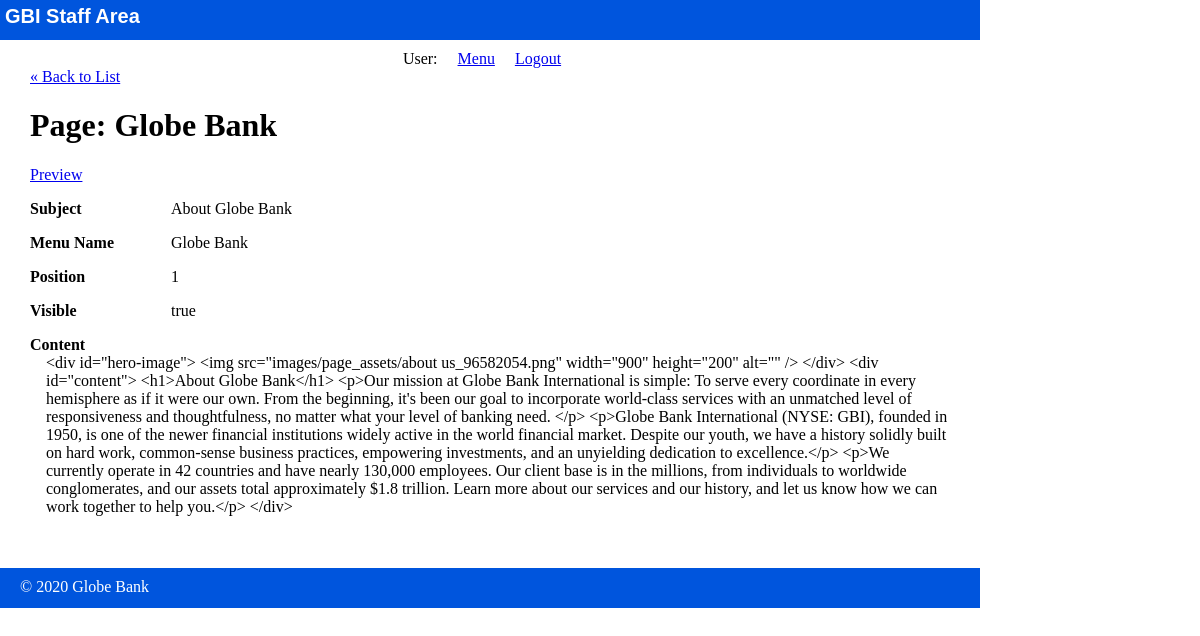
The app's page /staff/pages/show.php with its own data.
### tables this page shows
CREATE TABLE pages (
	id INT(11) NOT NULL AUTO_INCREMENT,
	subject_id INT(11),
	menu_name VARCHAR(255),
	position INT(3),
	visible TINYINT(1),
	content TEXT,
	PRIMARY KEY (id)
);

CREATE TABLE subjects (
	id INT(11) NOT NULL AUTO_INCREMENT,
	menu_name VARCHAR(255),
	position INT(3),
	visible TINYINT(1),
	PRIMARY KEY (id)
);

### private/functions.php (called while the page is built, shortened)
<?php
	function url_for($script_path) {
		return WWW_ROOT . $script_path;
	}
	function u($string = "") {
		return urlencode($string);
	}
	function h($string = "") {
		return htmlspecialchars($string);
	}
?>

### private/database.php (called while the page is built, shortened)
<?php
	function db_escape($connection, $string) {
		return mysqli_real_escape_string($connection, $string);
	}
?>

### private/query_functions.php (called while the page is built, shortened)
<?php
	function find_subject_by_id($id, $options = []) {
		global $db;
		$visible = $options['visible'] ?? false;
		$sql = "SELECT * FROM subjects ";
		$sql .= "WHERE id = '" . db_escape($db, $id) . "' ";
		$result = mysqli_query($db, $sql);
		$subject = mysqli_fetch_assoc($result);
		return $subject;
	}
	function find_page_by_id($id, $options = []) {
		global $db;
		$visible = $options['visible'] ?? false;
		$sql = "SELECT * FROM pages ";
		$sql .= "WHERE id = '" . db_escape($db, $id) . "' ";
		$result = mysqli_query($db, $sql);
		$page = mysqli_fetch_assoc($result);
		return $page;
	}
?>

### public/staff/pages/show.php (the view, shortened to what this page needs)
<?php
	$id = $_GET['id'] ?? '1';
	$page = find_page_by_id($id);
?>
<?php include(SHARED_PATH . '/staff_header.php'); ?>
<div id="content">
	<a class="back-link" href="<?php echo url_for('/staff/pages/index.php'); ?>">&laquo; Back to List</a>
	<div class="page show">
		<h1>Page: <?php echo h($page['menu_name']); ?></h1>
		<div class="actions">
			<a class="action" href="<?php echo url_for('/index.php?id=' . h(u($page['id'])) . '&preview=true'); ?>" target="_blank">Preview</a>
		</div>
		<div class="attributes">
			<?php $subject = find_subject_by_id($page['subject_id']); ?>
			<dl>
				<dt>Subject</dt>
				<dd><?php echo h($subject['menu_name']); ?></dd>
			</dl>
			<dl>
				<dt>Menu Name</dt>
				<dd><?php echo h($page['menu_name']); ?></dd>
			</dl>
			<dl>
				<dt>Position</dt>
				<dd><?php echo h($page['position']); ?></dd>
			</dl>
			<dl>
				<dt>Visible</dt>
				<dd><?php echo $page['visible'] == '1' ? 'true' : 'false'; ?></dd>
			</dl>
			<dl>
				<dt>Content</dt>
				<dd><?php echo h($page['content']); ?></dd>
			</dl>
		</div>
	</div>
</div>
<?php include(SHARED_PATH . '/staff_footer.php'); ?>

### public/stylesheets/staff.css (style rules this page uses)
html { height: 100%; width: 100%; }
body { height: 980px; width: 100%; margin: 0; padding: 0; }
#content { width: 920px; min-height: 500px; padding: 0 30px; }
.actions { margin-bottom: 1em; }
dl { clear: both; overflow: hidden; margin-bottom: 0.5em 0; }
dt { float: left; font-weight: bold; width: 125px; }
dd { float: left; margin-left: 1em; }

### records on screen
pages: menu_name "Globe Bank", position "1", content "<div id=\"hero-image\"> <img src=\"images/page_assets/about us_96582054.png\" width=\"900\" height=\"200\" alt=\"\" /> </div> <div id=\"content\"> <h1>About Globe Bank</h1> <p>Our mission at Globe Bank International is simple: To serve every coordinate in every hemisphere as if it were our own. From the beginning, it's been our goal to incorporate world-class services with an unmatched level of responsiveness and thoughtfulness, no matter what your level of banking need. </p> <p>Globe Bank International (NYSE: GBI), founded in 1950, is one of the newer financial institutions widely active in the world financial market. Despite our youth, we have a history solidly built on hard work, common-sense…"
subjects: menu_name "About Globe Bank"
